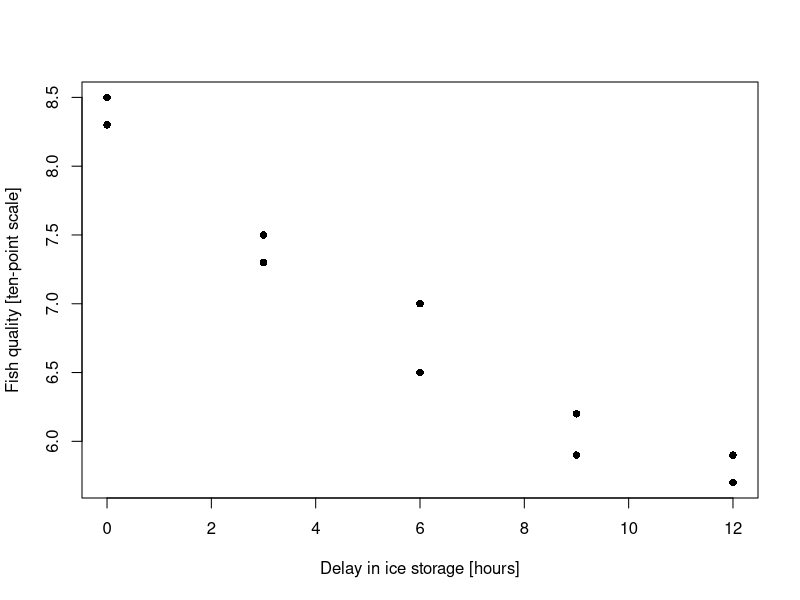
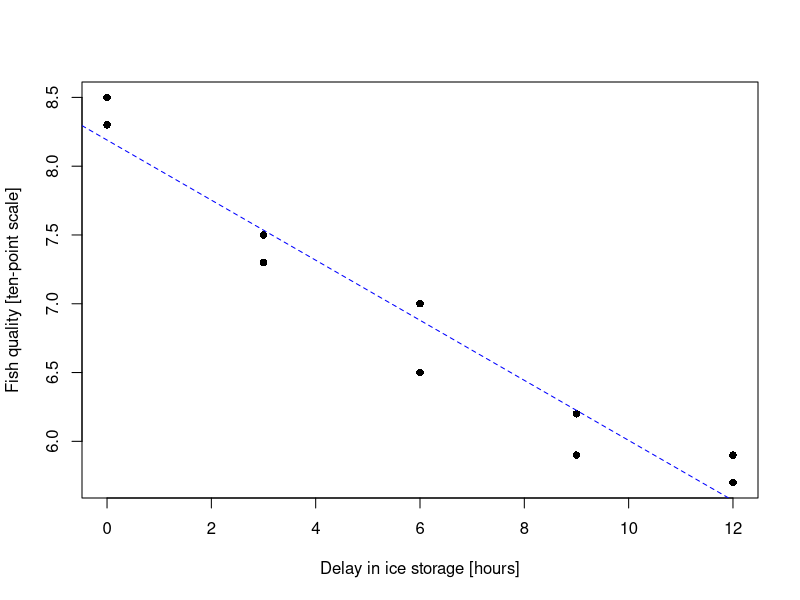
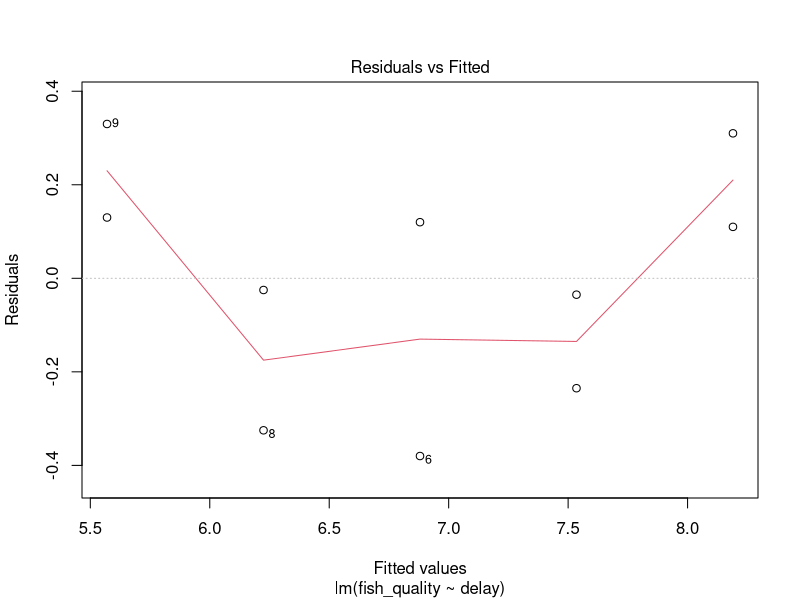
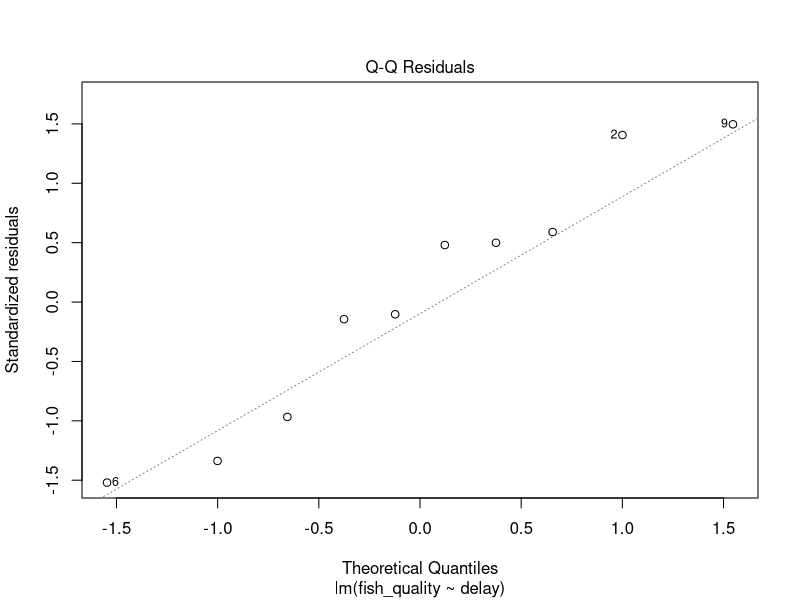
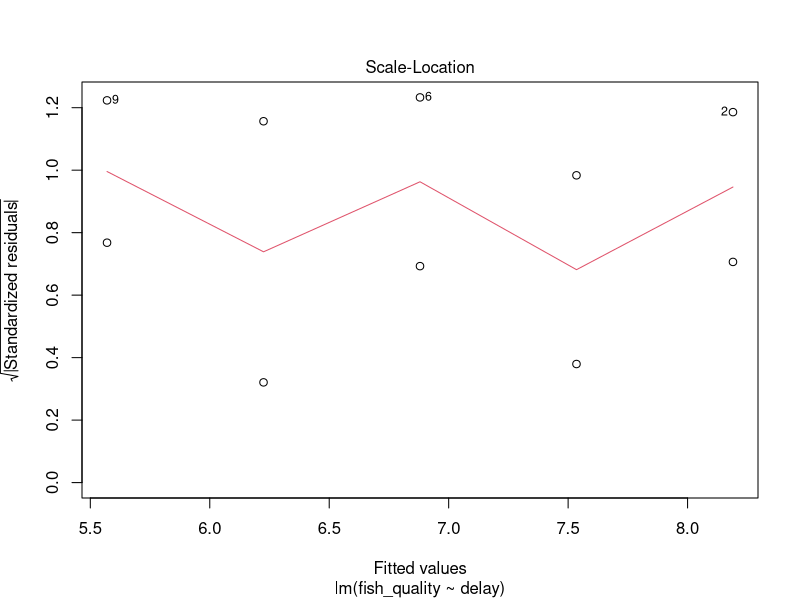
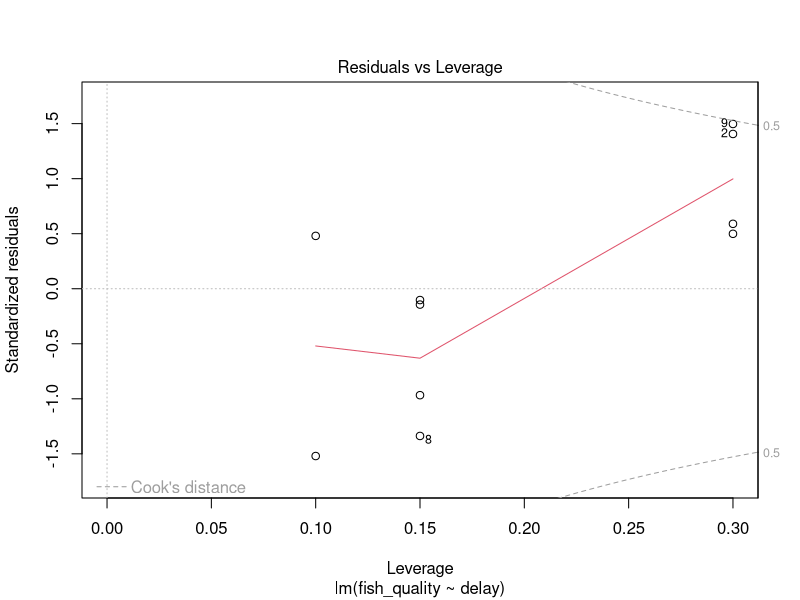
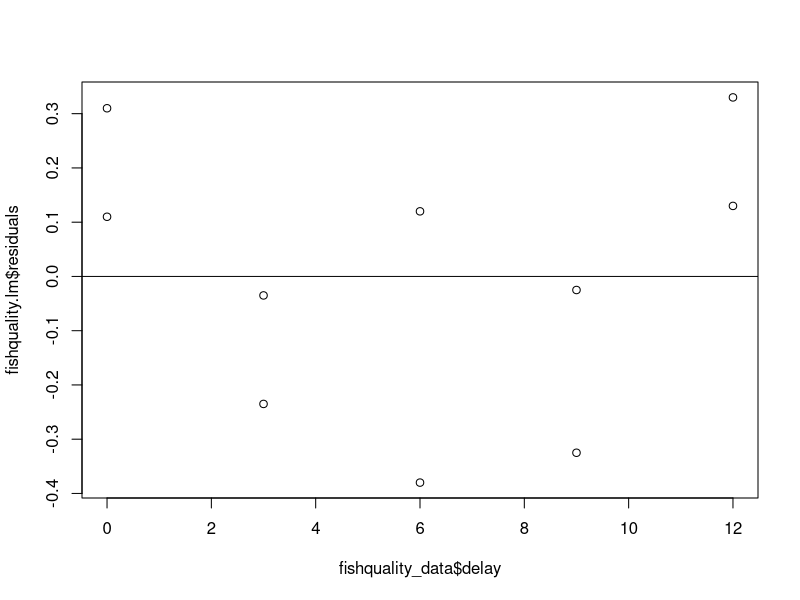

Write the R code that produced these figures, in order.
# Read in the data from the txt file
fishquality_data<-read.table(file="Fish quality vs delay.txt", header = TRUE)
#  check out first 5 lines of the data
head(x=fishquality_data, n=5)

# plot quality vs delay (hrs)
plot(x = fishquality_data$delay,
     y = fishquality_data$fish_quality,
     xlab = "Delay in ice storage [hours]",
     ylab = "Fish quality [ten-point scale]",
     pch = 16) # use filled circles; pch = plotting character

# Build a Simple Linear Regression model of quality vs. delay and print it; 

fishquality.lm <- lm(formula = fish_quality ~ delay, data = fishquality_data)

#  show the most important part of the results of the regression analysis
summary(object = fishquality.lm)

# Add the simple linear regression line (dashed (lty) and blue (col) )
plot(x = fishquality_data$delay,
     y = fishquality_data$fish_quality,
     xlab = "Delay in ice storage [hours]",
     ylab = "Fish quality [ten-point scale]",
     pch = 16) 
abline(reg = fishquality.lm, lty = 2, col = "blue")

# get the 0.95 confidence interval for the slope ; 
confint(object = fishquality.lm, level=0.95)

# diagnostic plots for the regression model; 
# Press Enter in the Console to see all 4 plots one by one.
plot(fishquality.lm)

# diagnostic plot : residuals vs x 
plot(fishquality.lm$residuals ~ fishquality_data$delay)
abline(0,0)